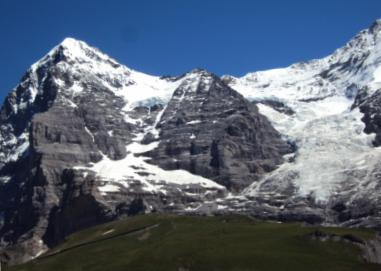
#> input picture mini-project-4/data/stitching/hill1_r.jpg, 381 x 271 px
$ python mergeImages.py
#> lines starting #> are read from the running program, lines starting #| are printed output that depends on the picture
### mini-project-4/code/utils.py
import numpy as np
import os
import errno
import matplotlib.pyplot as plt
from skimage.feature import plot_matches


# [10 lines left out: function showMatches, not called in this run]


def imread(path):
#> called with path = '../data/stitching/hill1_r.jpg'
    img = plt.imread(path).astype(float)

    #Remove alpha channel if it exists
    if img.ndim > 2 and img.shape[2] == 4:
        img = img[:, :, 0:3]
    #Puts images values in range [0,1]
    if img.max() > 1.0:
        img /= 255.0
#> call 2 of imread, with path = '../data/stitching/hill2_r.jpg'
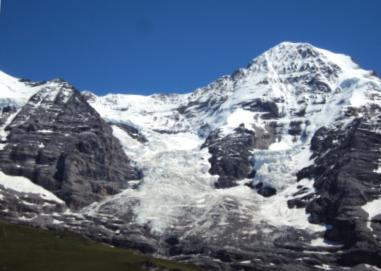
#> input picture mini-project-4/data/stitching/hill2_r.jpg, 381 x 271 px

    return img


# [26 lines left out: functions mkdir, gaussian, not called in this run]

### mini-project-4/code/mergeImages.py
import numpy as np
import matplotlib.pyplot as plt

from skimage.transform import rescale
from skimage.transform import SimilarityTransform
from skimage.transform import warp

from utils import imread

# This code is part of:
#
#   CMPSCI 670: Computer Vision, Fall 2018
#   University of Massachusetts, Amherst
#   Instructor: Subhransu Maji
#
#   Mini-project 3

def mergeImages(im1, im2, transf):

    h1, w1, _ = im1.shape
#> h1 = 271; w1 = 381
    h2, w2, _ = im2.shape
#> h2 = 271; w2 = 381

    #Coordinates of the four corners
    c1 = np.array([[0, w1, w1, 0],[0, 0, h1, h1]]).astype(int)
#> c1 = [[0, 381, 381, 0], [0, 0, 271, 271]]
    c2 = np.array([[0, w2, w2, 0],[0, 0, h2, h2]]).astype(int)
#> c2 = [[0, 381, 381, 0], [0, 0, 271, 271]]

    #Transformed coordinates
    fulltransf = np.eye(3)
    fulltransf[0:2, :] = transf

    a = np.ones((1, c2.shape[1]))
    v = np.concatenate((c2,
        np.ones((1, c2.shape[1]))),
        axis=0)
    tc2 = fulltransf.dot(v)[0:2, :]
    all_corners = np.concatenate((c1, tc2), axis=1)

    corner_min = np.min(all_corners, axis=1)
    corner_max = np.max(all_corners, axis=1)
    output_shape = corner_max - corner_min
    output_shape = np.ceil(output_shape[::-1]).astype(int)

    offset1 = SimilarityTransform(translation=-corner_min)
    t2 = SimilarityTransform(fulltransf)

    mask1 = np.ones_like(im1)
    mask2 = np.ones_like(im2)
    im1warp = warp(im1, offset1.inverse, output_shape=output_shape)
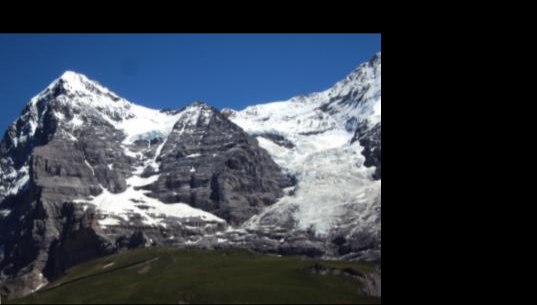
#> im1warp: shape (305, 537, 3) float64; mean R, G, B 0.218, 0.247, 0.289
    im2warp = warp(im2, (offset1 + t2).inverse, output_shape=output_shape)
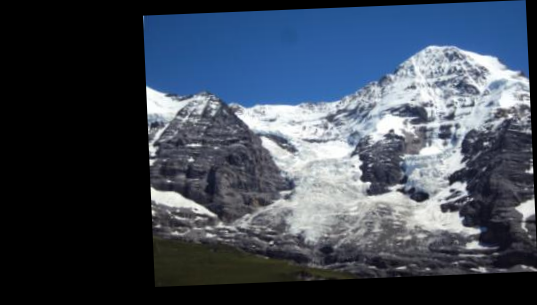
#> im2warp: shape (305, 537, 3) float64; mean R, G, B 0.245, 0.283, 0.338

    mask1warp = warp(mask1, offset1.inverse, output_shape=output_shape)
#> mask1: shape (271, 381, 3) float64; every value is 1
    mask2warp = warp(mask1, (offset1 + t2).inverse, output_shape=output_shape)
    overlap = np.logical_and(mask1warp, mask2warp)
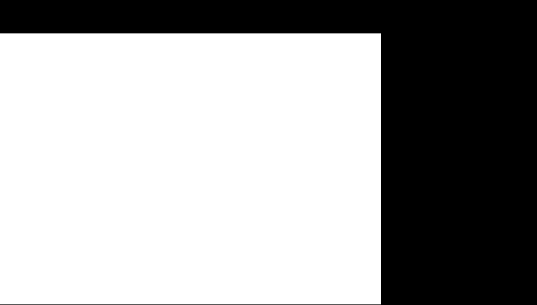
#> mask1warp: shape (305, 537, 3) float64; min 0, max 1, mean 0.63

    merged = im1warp + im2warp
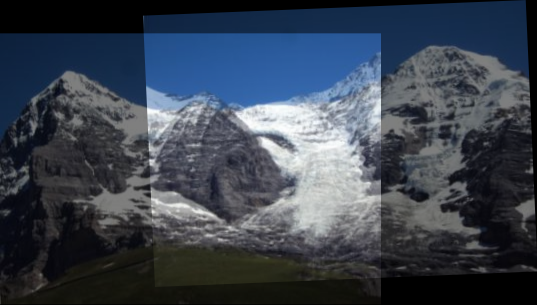
#> merged: shape (305, 537, 3) float64; mean R, G, B 0.463, 0.531, 0.627; drawn with min black and max white
    merged[overlap] = im2warp[overlap]
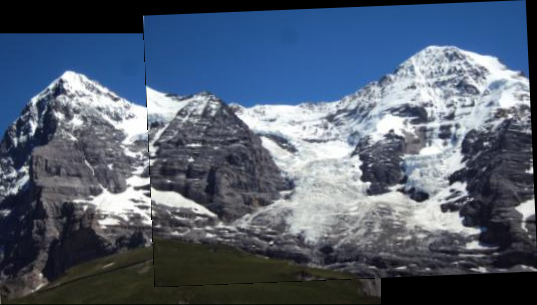
#> merged: shape (305, 537, 3) float64; mean R, G, B 0.325, 0.373, 0.443
    return merged


if __name__ == '__main__':
    im1 = imread("../data/stitching/hill1_r.jpg")
    im2 = imread("../data/stitching/hill2_r.jpg")
    transf = np.array([[1.0047, 0.0445, 141.4735],
            [-0.0409, 1.0012, -17.7628]])
    stitched = mergeImages(im1, im2, transf)
    plt.imshow(stitched)
    plt.show()
